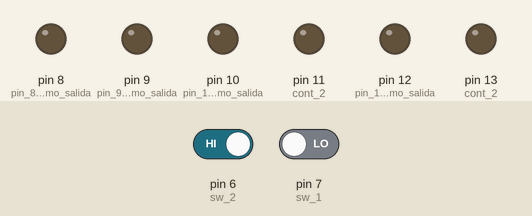
Bench run of a sketch on a simulated Arduino Uno, built with avr-gcc and run on an emulated ATmega328P. Parts: output pins drawn as LEDs (lit = HIGH). Dashed ring = blinking. The test bench sets the inputs (shaded band); at power-on: pin 6 (sw_2) HIGH, pin 7 (sw_1) LOW. Random numbers use the default seed unless the sketch sets one.

Above: at 4.58 s.
4.6 s: pin 6 (sw_2) driven LOW and pin 7 (sw_1) driven HIGH
At 4.71 s:
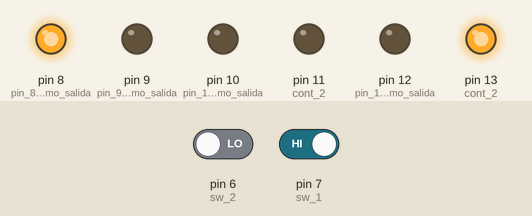
10.8 s: pin 6 (sw_2) driven HIGH
14.3 s: pin 7 (sw_1) driven LOW
At 16.13 s:
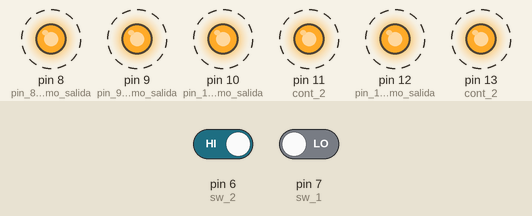
17.9 s: pin 7 (sw_1) driven HIGH
20.4 s: pin 6 (sw_2) driven LOW
At 26.6 s:
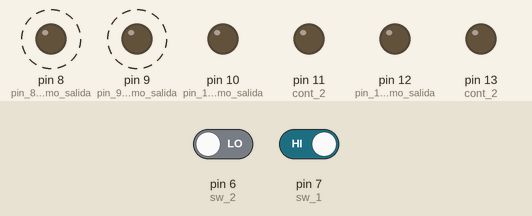
Timing chart, 0 to 27.3 s (numbered marks = the images above; inputs shaded):
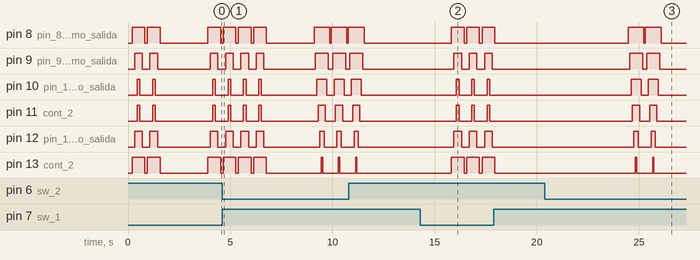

The sketch:

Deber2_CiclosFor.ino
```cpp
/*      2 JUEGOS DE 6 LUCES EMPLEANDO CICLOS FOR
 *
 * Este programa consta de 2 juegos de luces con 6 leds.
 * Juego 1: Este juego tiene un for anidado y funciona cuando switch 1=1 y switch 2=0.Inicia  el juego y este se repite el numero de veces que sea igual al número random.
 * Juego 3: Este juego tiene un for anidado y funciona cuando switch 1=0 y switch 2=1.Inicia  el juego y Se van prendiendo desde los extremos en serie hacia el centro,
 * y al momento de estar encendidos todos, empiezan a apagarse de dos en dos desde el centro hacia los extremos., este se repite el numero de veces que sea igual al número random.
 *
 * NOMBRE: Israel Gudiño Pabón
 * FECHA DE ENTREGA: 27/10/2016
 */

//Inicializar variables de pines

int sw_1=7; //switch 1
int sw_2=6; //switch 2
int lim=0;
int vector_leds [6]={8,9,10,11,12,13};
/////////////////////////////
//Variables de contadores
int i;
int j;
int cont_1;
int cont_2;

/////////////
void setup() {
  // put your setup code here, to run once:
  pinMode(8,OUTPUT); //pin 8 como salida
  pinMode(9,OUTPUT); //pin 9 como salida
  pinMode(10,OUTPUT); //pin 10 como salida
  pinMode(11,OUTPUT); //pin 11 como salida
  pinMode(12,OUTPUT); //pin 12 como salida
  pinMode(13,OUTPUT); //pin 13 como salida
  pinMode(sw_1,INPUT); //pin 7 como entrada
  pinMode(sw_2,INPUT); //pin 6 como entrada

}

void loop() {


  //Juego de luces 1 For Anidado

    if(digitalRead(sw_1)==HIGH&&digitalRead(sw_2)==LOW){
           delay(200);
           lim=random(5);
           for(j=0;j<lim;j++){//for 1
              for(i=8;i<14;i++){//for 2
                       digitalWrite(i,HIGH);
                       delay(70);
               }//For 2
               for(i=13;i>7;i--){//for 3
                      digitalWrite(i,LOW);
                      delay(70);
                 }//for 3
               i=8;
              }//for 1
              delay(2000);//Tiempo de espera antes de empezar la siguiente secuencia
            } //Final juego de luces 1

////////////////////////////////////////////////////////
    //Inicio juego de luces 2
      else{
         if(digitalRead(sw_1)==LOW&&digitalRead(sw_2)==HIGH){
              delay(200);
              lim=random(5);
              for(j=0;j<lim;j++){//For 1
                 for (cont_1 = 8,cont_2=13; cont_1 < 11; cont_1++,cont_2--) { //For 2
                    digitalWrite(cont_1, HIGH);
                    digitalWrite(cont_2, HIGH);
                    delay(125);
                   }//For 2

                 for (cont_1 = 10, cont_2=11; cont_2 < 14; cont_1--,cont_2++) {//For 3
                     digitalWrite(cont_1, LOW);
                     digitalWrite(cont_2, LOW);
                     delay(125);
                    }//For 3
                 }//For 1
       }
        delay(2000);//Tiempo de espera antes de empezar la siguiente secuencia
      }//Final juego de luces 2

}
```

Measured:
- after the input at 14.3 s, pin 8 (pin_8_como_salida): alternates HIGH for 0.63 s and LOW for 0.13 s, starting after 1.5 s; pin 9 (pin_9_como_salida): alternates HIGH for 0.38 s and LOW for 0.38 s, starting after 1.6 s
- after the input at 20.4 s, pin 8 (pin_8_como_salida): alternates HIGH for 0.77 s and LOW for 0.07 s, starting after 4.1 s; pin 9 (pin_9_como_salida): alternates HIGH for 0.63 s and LOW for 0.21 s, 4 changes in all, then stays LOW, starting after 4.1 s
